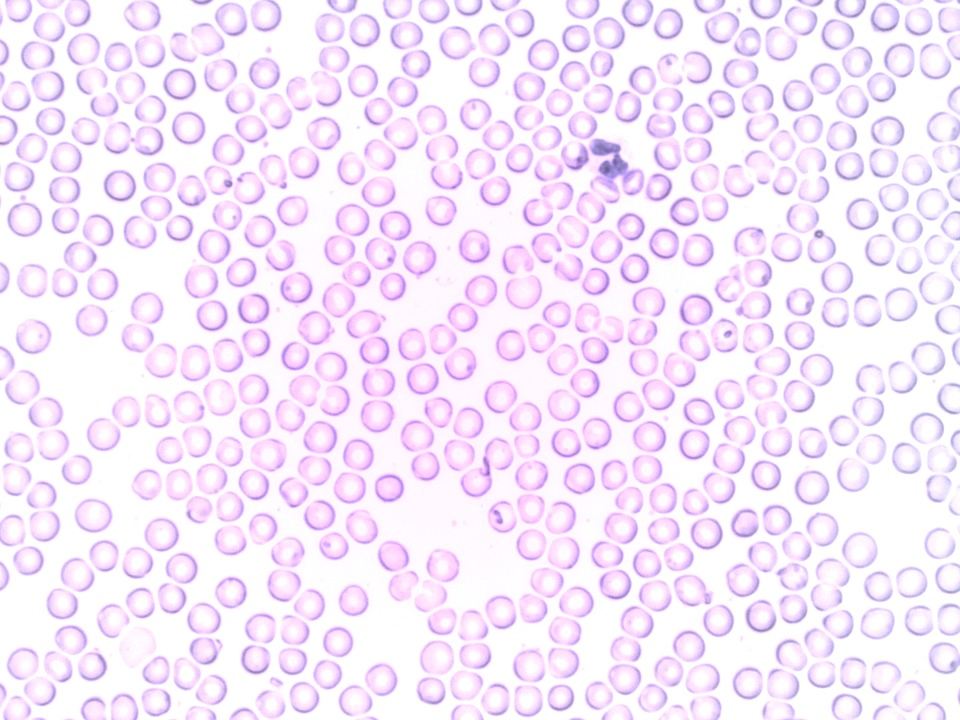
#> input picture tutorial/ornek.jpg, 960 x 720 px
$ python Image_Recognition.py
#> lines starting #> are read from the running program, lines starting #| are printed output that depends on the picture
import cv2
import numpy as np
from pathlib import Path
# 1) Görüntüyü oku

img_path = Path(__file__).resolve().parent / "ornek.jpg"
img = cv2.imread(str(img_path))
#> img is the input picture: shape (720, 960, 3); mean B, G, R 251.6, 232.8, 246.7
# Kontrol: dosya okunamadıysa img None olur
if img is None:

    raise FileNotFoundError(f"Goruntu bulunamadi: {img_path}") #Dosya yolunu kontrol edin

# 2) Boyut bilgisi al
height, width, channels = img.shape
#> height = 720; width = 960; channels = 3
print(f"Yukseklik: {height}, Genislik: {width}, Kanal: {channels}")
#| Yukseklik: 720, Genislik: 960, Kanal: 3

# 3) BGR -> Gray donusumu
gray = cv2.cvtColor(img, cv2.COLOR_BGR2GRAY)
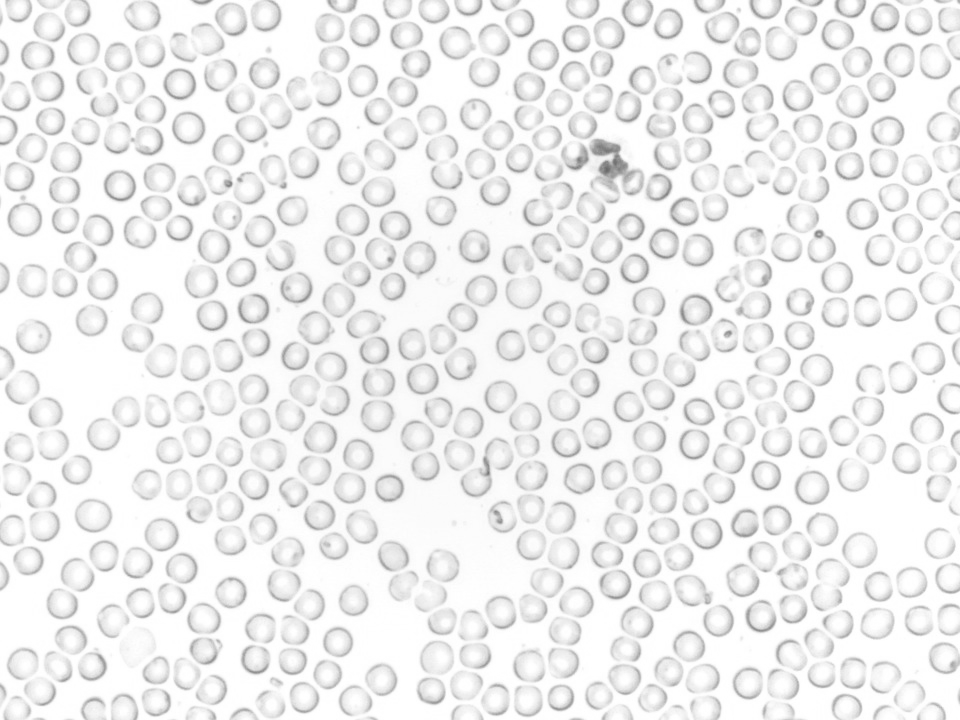
#> gray: shape (720, 960); min 105, max 255, mean 239.1

# 4) Yeniden boyutlandir
resized = cv2.resize(img, (640, 480))

# 5) ROI (Region of Interest) kirp
roi = img[100:300, 200:500]  # y1:y2, x1:x2
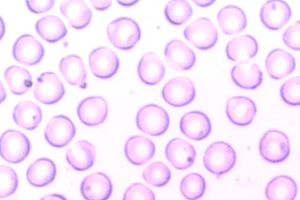
#> roi: shape (200, 300, 3); mean B, G, R 252, 229.1, 247.6

# 6) Ekranda goster
cv2.imshow("Orijinal", img)
cv2.imshow("Gray", gray)
cv2.imshow("Resized", resized)
cv2.imshow("ROI", roi)

# 7) Kaydet
cv2.imwrite("gray_output.jpg", gray)
cv2.imwrite("roi_output.jpg", roi)

# 8) Tus bekle ve pencereleri kapat
cv2.waitKey(0)
cv2.destroyAllWindows()
